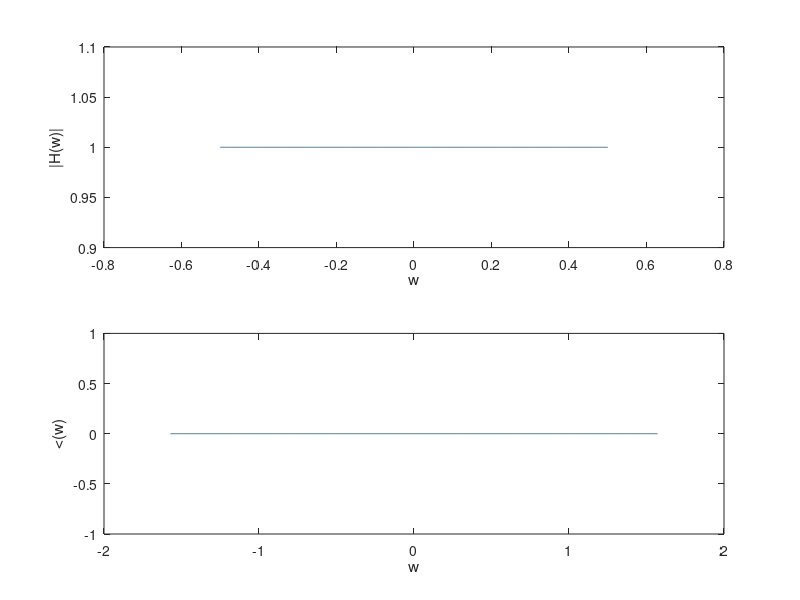
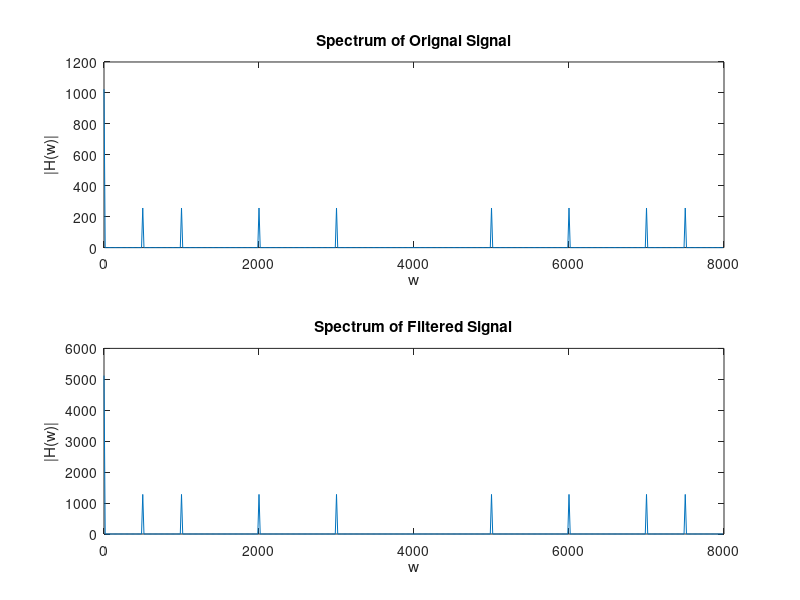

Here is the MATLAB script that generated these plots, in order: (Note: this script raises an error after producing the figures.)
clc;
clear all;
h=input("Enter impulse response:");
m=length(h);
temp=h;
L=0;
% T1
if rem(m,2)==1 && isequal(h,flip(temp))
 L=(m-1)/2;
 a=[h(L+1) 2*h(L:-1:1)];
 n=(0:1:L);
 w=(-500:1:500)'*pi/1000;
 Hr=cos(w*n)*a';

 figure()
 subplot(211)
 plot(w/pi,abs(Hr)/max(Hr))
 xlabel("w");
 ylabel("|H(w)|");

 subplot(212)
 plot(w,-(m-1)*w/2)
 xlabel("w");
 ylabel("<(w)");
 disp("Type 1")
% T2
elseif rem(m,2)==0 && isequal(h,flip(temp))
 L=m/2;
 b=2*(h(L:-1:1));
 n=(1:1:L);
 n=n-0.5;
 w=(-500:1:500)'*pi/1000;
 Hr=cos(w*n)*b';

 figure()
 subplot(211)
 plot(w/pi,abs(Hr)/max(Hr))
 xlabel("w");
 ylabel("|H(w)|");

 subplot(212)
 plot(w,-(m-1)*w/2)
 xlabel("w");
 ylabel("<(w)");
 disp("Type 2")
% T3
elseif rem(m,2)==1 && isequal(h,-flip(temp))
 L=(m-1)/2;
 c=2*(h(L+1:-1:1));
 n=(0:1:L);
 w=(-500:1:500)'*pi/1000;
 Hr=sin(w*n)*c';

 figure()
 subplot(211)
 plot(w/pi,abs(Hr)/max(Hr))
 xlabel("w");
 ylabel("|H(w)|");

 subplot(212)
 plot(w,-((m-1)*w/2)+pi/2)
 xlabel("w");
 ylabel("<(w)");
 disp("Type 3")
% T4
elseif rem(m,2)==0 && isequal(h,-flip(temp))
 L=m/2;
 d=2*(h(L:-1:1));
 n=(1:1:L);
 n=n-0.5;
 w=(-500:1:500)'*pi/500;
 Hr=sin(w*n)*d';

 figure()
 subplot(211)
 plot(w/pi,abs(Hr)/max(Hr))
 xlabel("w");
 ylabel("|H(w)|");

 subplot(212)
 plot(w,-((m-1)*w/2)+pi/2)
 xlabel("w");
 ylabel("<(w)");
 disp("Type 4")
else
 fvtool(h,1);
 disp("Not of any type");
end
b=h;
a=1;
Fs=8000;
Ts=1/Fs;
Ns=512;
t=[0:Ts:Ts*(Ns-1)];
x1=sin(2*pi*500*t);
x2=sin(2*pi*1000*t);
x3=sin(2*pi*2000*t);
x4=sin(2*pi*3000*t);
x=2+x1+x2+x3+x4;
y=filter(b,a,x);
figure();
n=length(x);
f=(0:Ns-1)*(Fs/Ns);
x1=fft(x,Ns);
y1=fft(y,Ns);
subplot(211);
plot(f,abs(x1));
title('Spectrum of Orignal Signal')
ylabel('|H(w)|')
xlabel('w')
subplot(212);
plot(f,abs(y1));
title('Spectrum of Filtered Signal')
ylabel('|H(w)|')
xlabel('w')
% Real Signal
[cat,fs]=audioread("Cat_Meow_2-Cat_Stevens.mp3");
cat=cat(:,1);
nc=length(cat);
disp(nc);
f=(-(nc/2):(nc/2)-1)*(fs/nc);
yc=filter(b,a,cat);
xc=fftshift(fft(cat));
yc=fftshift(fft(yc));
figure();
ylabel('|H(w)|')
xlabel('w')
subplot(211);
plot(f,abs(xc));
title('Spectrum of Original Signal')
subplot(212);
plot(f,abs(yc));
title('Spectrum of Filtered Signal')